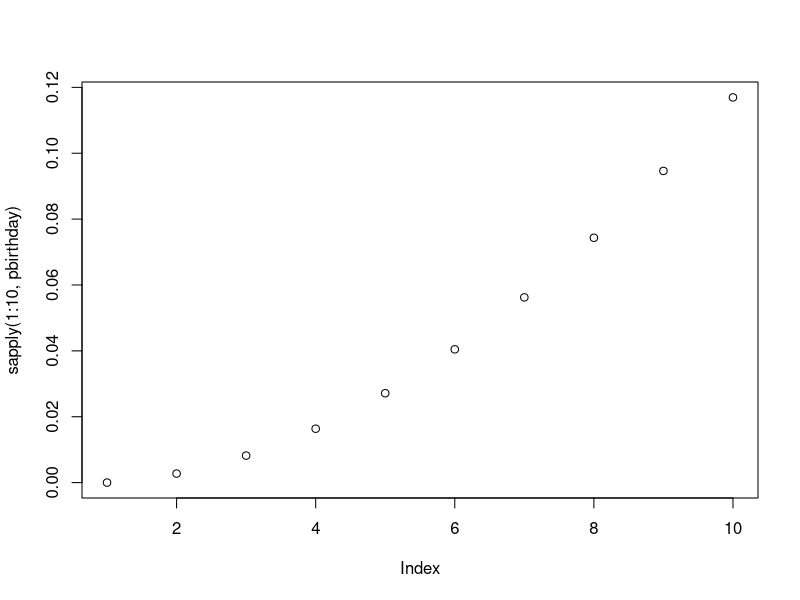
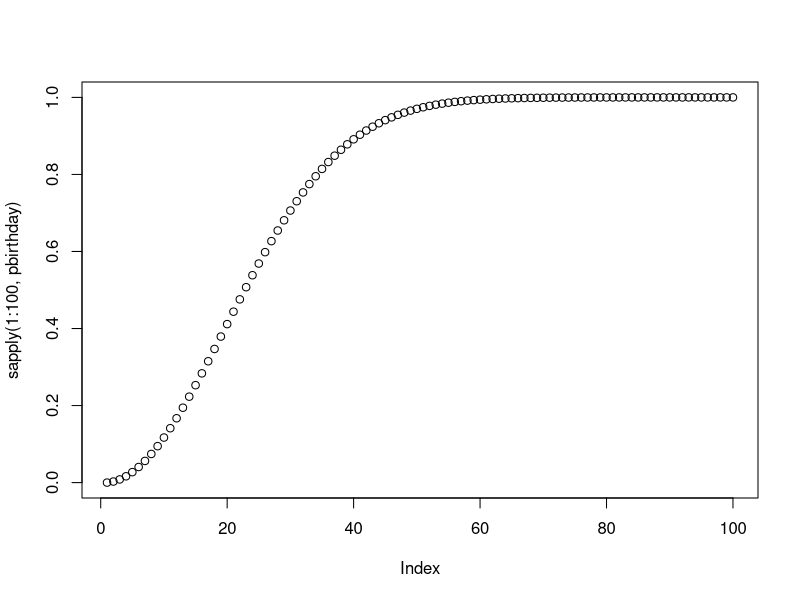

These figures' R source, in order:
# the birthday problem
#======================
roll_dice<-function(k){
  all_r<-sample(c(1:6),k,replace=T)
  return(sum(all_r))
}
roll_dice(2)

roll_sim<-function(n){
  counter<-0
  roll<-replicate(n,roll_dice(2))
  sum(roll==12)
}
m<-10000
prob<-roll_sim(m)/m
1/36

# built-in function
pbirthday(10)
sapply(1:10,pbirthday)
plot(sapply(1:10,pbirthday))

pbirthday(100)
sapply(1:100,pbirthday)
plot(sapply(1:100,pbirthday))

n<-10
match<-0
m<-1000
for(i in 1:m){
  bday<-sample(365,n,replace=T)
  if(length(unique(bday))<n){
    match<-match+1
  }
}
prob_m<-match/m
prob_m
pbirthday(10)

#monthy hall
doors<-c(1:3)
## choose door 1 and prize in door 2
reveal<-doors[-c(1,2)] # because always reveal the one with no price
reveal

# suppouse that door 1 is chosen and it contains the prize
# so the presentator selects the other door at random
sample(doors[-1],size=1,replace=F)

set.seed(1)
doors <- c(1,2,3)
prize <- sample(x =doors, size = 1)
initial_choice <- 1
if(prize==initial_choice){
  print("The initial choice was correct!")
}
print(prize)

count<-0
sele_f<-function(){
  prize <- sample(x =doors, size = 1)
  initial_choice <-  sample(x =doors, size = 1)
  if(prize==initial_choice){
    count<-count+1
  }
  return(count)
}
m<-1000
sum(replicate(m,sele_f()))/m
